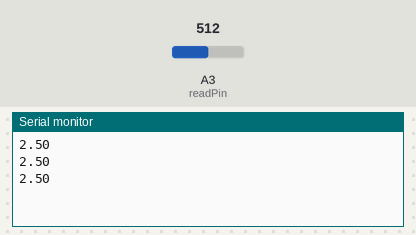
Bench run of a sketch on a simulated Arduino Uno, built with avr-gcc and run on an emulated ATmega328P. Shown: the last lines printed to the serial monitor. The test bench sets the inputs (shaded band); at power-on: A3 (readPin) = 512.

Above: at 1.3 s.
1.4 s: A3 (readPin) set to 716
At 1.9 s:
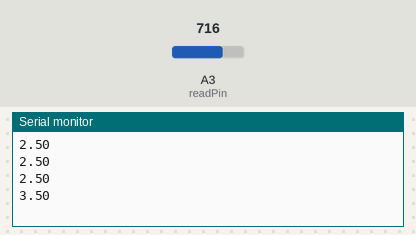
2.9 s: A3 (readPin) set to 900
At 3.4 s:
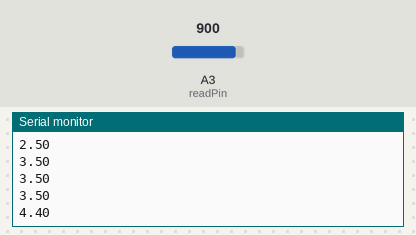
Timing chart, 0 to 5.9 s (numbered marks = the images above; inputs shaded):
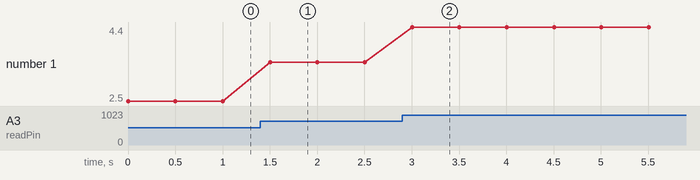

Measured:
- after the input at 1.4 s, the serial monitor: prints a new line after 0.10 s (image 1)
- after the input at 2.9 s, the serial monitor: prints a new line after 0.10 s (image 2)
- plotted number 1: 2.5 → 3.5 after the input at 1.4 s, 3.5 → 4.4 after the input at 2.9 s

The sketch:

5_AnalogRead.ino
```cpp
//UNDERSTANDING HOW TO READ ANALOG VOLTAGE
//AnalogWrite pins are the ones with squiqily thingy beside them and ofcourse 1 and 0 should not be used because they are for communication.
//It is good coding practice to declare variables over just using numbers inside your code.
//It makes it easier to change your values later as you just change what you declared.
//Analog read pins are labeled fron A0 to A5
//Pictures of the circuit will be attached
int readPin=A3;
int readVal;
float V2=0;
int wait(500);

void setup() {
  // put your setup code here, to run once:
  pinMode(readPin,INPUT);
  Serial.begin(9600);
//Serial.begin is a command to mean you want to access the serial monitor.

}

void loop() {
  // put your main code here, to run repeatedly:
  readVal=analogRead(readPin);
  V2=(5./1023.)*readVal;
  Serial.println(V2);
  //Serial.printIn means print v2 in the serial monitor on a new line.
  delay(wait);

  //The serial monitor display values between zero and and 1023.
  //0 represents zero and 1023 represents 5 volts.


}
```
